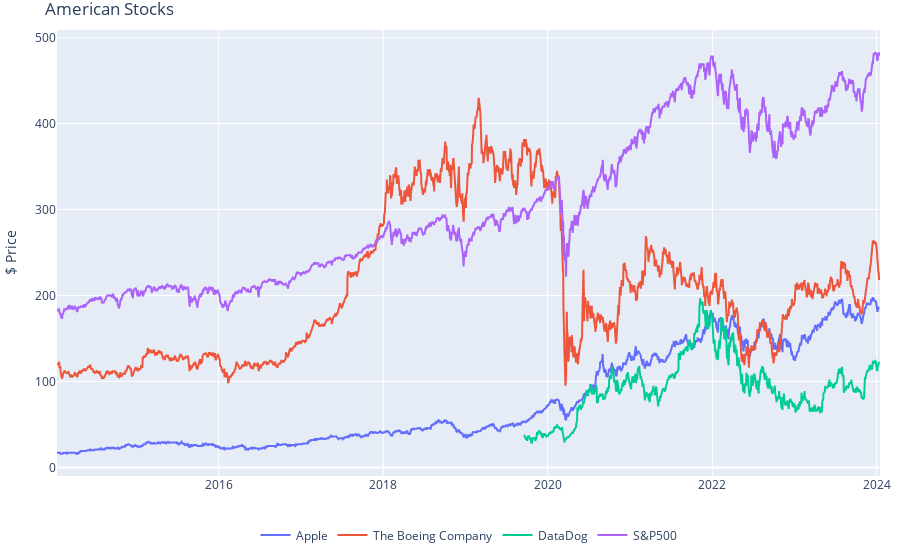

Notebook code for this chart:
### Code cell
fig = go.Figure()
fig.add_trace(go.Scatter(x=prices_data.index, y=prices_data['Close'], name = 'Apple'))
fig.add_trace(go.Scatter(x=prices_data2.index, y=prices_data2['Close'], name = 'The Boeing Company'))
fig.add_trace(go.Scatter(x=prices_data3.index, y=prices_data3['Close'], name = 'DataDog'))
fig.add_trace(go.Scatter(x=prices_data4.index, y=prices_data4['Close'], name = 'S&P500'))
fig.update_layout(legend_orientation="h",
                  margin=dict(l=15, r=20, t=30, b=10),
                  legend=dict(x=.5, xanchor="center"),
                  title="American Stocks",
                  hovermode="x",
                  yaxis_title="$ Price",)
fig.update_traces(hoverinfo="all", hovertemplate="Дата: %{x}<br>Цена: %{y}")
fig.show()

### Figure 1 — Plotly figure (JSON) as saved in the notebook; plotly's stock layout.template omitted (floating-point values rounded to 4 significant figures; data arrays with more than 128 entries replaced by an {"elided": "..."} marker saying what was removed)
{"data": [{"hoverinfo": "all", "hovertemplate": "Дата: %{x}<br>Цена: %{y}", "name": "Apple", "type": "scatter", "x": {"elided": "2518 str values"}, "y": {"elided": "2518 int values"}}, {"hoverinfo": "all", "hovertemplate": "Дата: %{x}<br>Цена: %{y}", "name": "The Boeing Company", "type": "scatter", "x": {"elided": "2518 str values"}, "y": {"elided": "2518 int values"}}, {"hoverinfo": "all", "hovertemplate": "Дата: %{x}<br>Цена: %{y}", "name": "DataDog", "type": "scatter", "x": {"elided": "1087 str values"}, "y": {"elided": "1087 int values"}}, {"hoverinfo": "all", "hovertemplate": "Дата: %{x}<br>Цена: %{y}", "name": "S&P500", "type": "scatter", "x": {"elided": "2516 str values"}, "y": {"elided": "2516 int values"}}], "layout": {"autosize": true, "hovermode": "x", "legend": {"orientation": "h", "x": 0.5, "xanchor": "center", "y": -0.1}, "margin": {"b": 10, "l": 15, "r": 20, "t": 30}, "title": {"text": "American Stocks"}, "xaxis": {"autorange": true, "range": ["2014-01-13", "2024-01-16"], "type": "date"}, "yaxis": {"autorange": true, "range": [-9.944, 508.9], "title": {"text": "$ Price"}, "type": "linear"}}}
